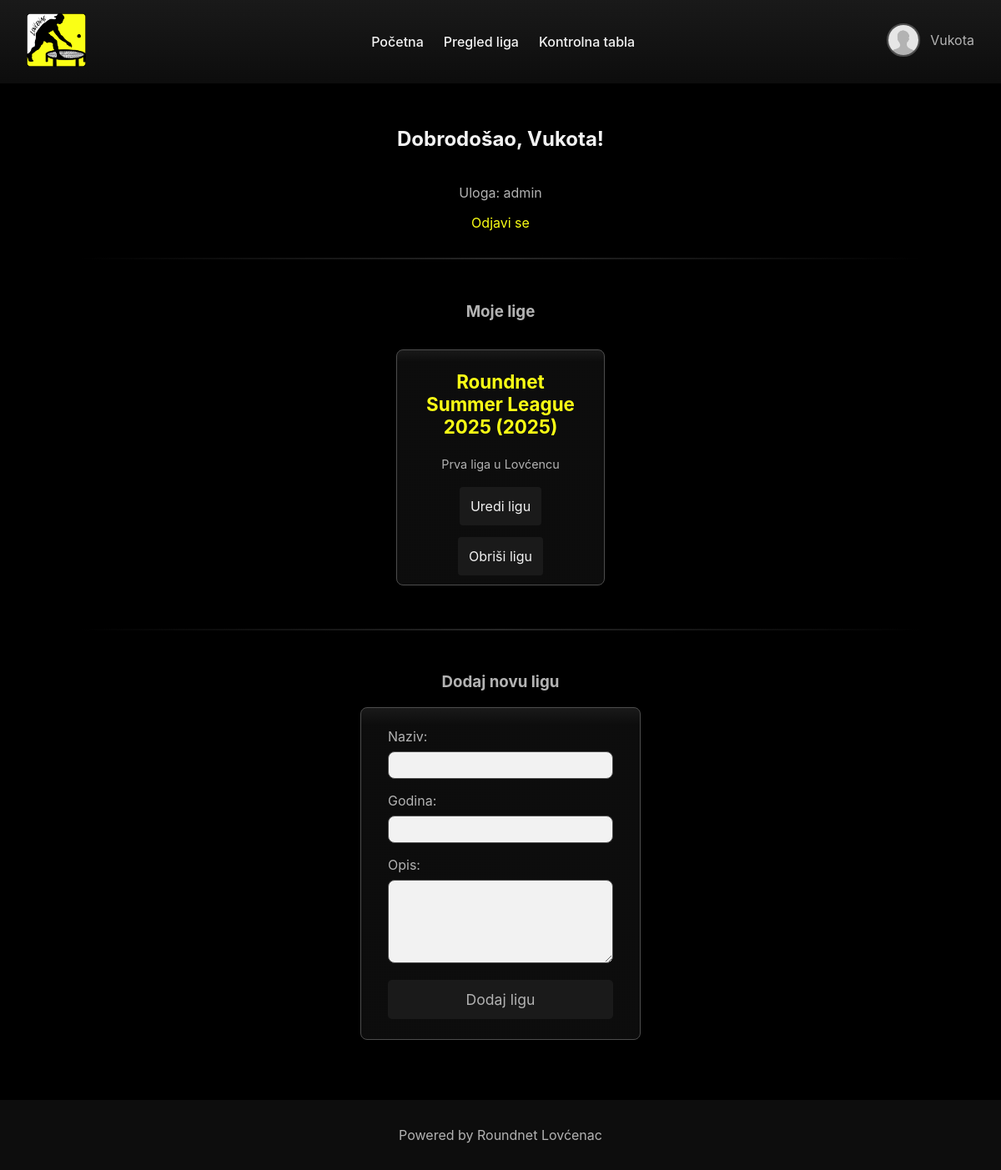
/dashboard.php (signed in), run on the app's committed database.
### tables this page shows
CREATE TABLE leagues (
    id INT AUTO_INCREMENT PRIMARY KEY,
    naziv VARCHAR(100) NOT NULL,
    godina YEAR NOT NULL,
    opis TEXT,
    admin_id INT,
    FOREIGN KEY (admin_id) REFERENCES users(id) ON DELETE SET NULL
);

### includes/db_utils.php (called while the page is built, shortened)
<?php
class DBUtils {
    private $conn;
    public function __construct($configFile = "config.ini") {
        if ($config = parse_ini_file($configFile)) {
            $host = $config["host"];
            $database = $config["database"];
            $user = $config["user"];
            $password = $config["password"];
            $this->conn = new PDO("mysql:host=$host;dbname=$database;charset=utf8", $user, $password);
            $this->conn->setAttribute(PDO::ATTR_ERRMODE, PDO::ERRMODE_EXCEPTION);
        }
    }
    public function getLeagueById($id) {
        try {
            $sql = "SELECT * FROM " . TBL_LEAGUES . " WHERE " . COL_LEAGUE_ID . " = :id";
            $st = $this->conn->prepare($sql);
            $st->bindValue(":id", $id, PDO::PARAM_INT);
            $st->execute();
            return $st->fetch(PDO::FETCH_ASSOC);
        } catch (PDOException $e) {
            return false;
        }
    }
    public function getLeaguesByAdmin($admin_id) {
        try {
            $sql = "SELECT * FROM " . TBL_LEAGUES . " WHERE " . COL_LEAGUE_ADMIN_ID . " = :admin_id";
            $st = $this->conn->prepare($sql);
            $st->bindValue(":admin_id", $admin_id, PDO::PARAM_INT);
            $st->execute();
            return $st->fetchAll(PDO::FETCH_ASSOC);
        } catch (PDOException $e) {
            return [];
        }
    }
}
?>

### classes/League.php (called while the page is built, shortened)
<?php
    require_once(__DIR__ . "/../includes/db_utils.php");
    class League {
        private $id;
        private $naziv;
        private $godina;
        private $opis;
        public function __construct($id = null) {
            $this->db = new DBUtils();
            if ($id) {
                $data = $this->db->getLeagueById($id);
                if ($data) {
                    $this->id = $data['id'];
                    $this->naziv = $data['naziv'];
                    $this->godina = $data['godina'];
                    $this->opis = $data['opis'];
                }
            }
        }
        public function getId() { return $this->id; }
        public function getNaziv() { return $this->naziv; }
        public function getGodina() { return $this->godina; }
        public function getOpis() { return $this->opis; }
    }
?>

### dashboard.php (the view, shortened to what this page needs)
<?php
    require_once("includes/db_utils.php");
    require_once("classes/League.php");
    $db = new DBUtils();
    $user = $_SESSION['user'];
?>
<!DOCTYPE html>
<html>
<head>
    <link rel="stylesheet" href="css/style.css">
</head>
<body>
<?php include("includes/header.php") ?>
<div id="main">
    <h2>
        <?= ($user['gender'] === 'm' ? "Dobrodošao, " : "Dobrodošla, ") . htmlspecialchars($user['ime']); ?>!
    </h2>
    <p>Uloga: <?= htmlspecialchars($user['uloga']) ?></p>
    <a href="logout.php">Odjavi se</a>
    <?php if ($user['uloga'] === 'admin'): ?>
    <hr>
        <h3>Moje lige</h3>
    <?php
        $leagues = $db->getLeaguesByAdmin($user['id']);
        if (empty($leagues)) {
            echo "<p>Niste kreirali nijednu ligu.</p>";
        } else {
            echo '<div class="cards-container">';
            foreach ($leagues as $leagueData) {
                $league = new League($leagueData['id']);
                ?>
                <div class="league-card">
                    <h3><?= htmlspecialchars($league->getNaziv()) . " ({$league->getGodina()})" ?></h3>
                    <p><?= htmlspecialchars($league->getOpis()) ?></p>
                    <a id="viewLeague" href="edit_league.php?id=<?= $league->getId() ?>">Uredi ligu</a> <br><br><br>
                    <a id="viewLeague" class="del" href="?delete_league=<?= $league->getId() ?>"
                    onclick="return confirm('Da li ste sigurni da želite obrisati ligu?')">
                    Obriši ligu
                    </a>
                </div>
                <?php
            }
            echo '</div>';
        }
        ?>
        <br><hr>
        <h3>Dodaj novu ligu</h3>
        <form method="post">
            <label for="naziv">Naziv:</label>
            <input type="text" name="naziv" id="naziv" required>
            <label for="godina">Godina:</label>
            <input type="number" name="godina" id="godina" min="2022" max="2030" required>
            <label for="opis">Opis:</label>
            <textarea name="opis" id="opis"></textarea>
            <button type="submit" name="add_league">Dodaj ligu</button>
        </form><br><br>
    <?php endif; ?>
</div>
</body>
</html>

### css/style.css (style rules this page uses)
*, *::before, *::after { box-sizing: border-box; }
:root { --bg-dark: hsl(0 0% 0%); --bg: hsl(0 0% 5%); --bg-light: hsl(0 0% 10%); --accent: hsl(61.28, 100%, 54.12%); --accent-muted: hsl(61.28, 100%, 44.12%); --alert: hsl(0, 100%, 54.12%); --ff: "Work sans", "Inter", sans-serif; --text: hsl(0 0% 95%); --text-muted: hsl(0 0% 70%); --highlight: hsl(0 0% 60%); --border: hsl(0 0% 30%); --gradient: linear-gradient(0deg, var(--bg) 95%, var(--bg-light)); --gradient-hover: linear-gradient(0deg, var(--bg), var(--bg-light)); font-family: var(--ff); }
html, body { height: 100%; margin: 0; font-family: var(--ff); background: var(--bg-dark); color: var(--text-muted); display: flex; flex-direction: column; }
#main { flex: 1; width: 100%; max-width: 400px; margin: 0 auto; padding: 2rem; border-radius: 8px; display: flex; flex-direction: column; align-items: center; }
h2 { margin-bottom: 1.5rem; color: var(--text); }
form textarea { width: 100%; min-height: 100px; padding: 0.5rem; margin-bottom: 1rem; border: 0.1rem solid var(--border); border-radius: 0.5rem; background-color: var(--text); font-family: var(--ff); font-size: 1rem; resize: vertical; }
#main a { color: var(--accent); text-decoration: underline transparent; transition: 200ms; }
footer { width: 100%; text-align: center; padding: 1rem; background: var(--bg); color: var(--text-muted); }
.footer-link { color: var(--text-muted); text-decoration: none; transition: 0.3s; }
form { background: var(--gradient); padding: 1.5rem 2rem; border: 0.05rem solid var(--border); border-radius: 0.5rem; width: 100%; max-width: 400px; }
form label { display: block; margin-bottom: 0.5rem; color: var(--text-muted); }
form input, form select { width: 100%; padding: 0.5rem; margin-bottom: 1rem; border: 0.1rem solid var(--border); border-radius: 0.5rem; background-color: var(--text); }
form button { font-family: var(--ff); width: 100%; padding: 0.8rem; background-color: var(--bg-light); color: var(--text-muted); font-size: 1.1rem; border: none; border-radius: 5px; cursor: pointer; transition: 250ms; }
.cards-container { display: flex; flex-wrap: wrap; gap: 1.5rem; justify-content: center; margin-top: 1rem; width: 100%; max-width: 1000px; }
.league-card { background: var(--gradient); border: 0.05rem solid var(--border); border-radius: 0.5rem; padding: 1.5rem; width: 250px; text-align: center; color: var(--text); transition: transform 0.2s; }
.league-card h3 { margin-top: 0; font-size: 1.4rem; color: var(--accent); }
.league-card p { font-size: 0.9rem; color: var(--text-muted); margin-bottom: 2rem; }
.league-card #viewLeague { width: 100%; padding: 0.8rem; background-color: var(--bg-light); color: var(--text); border: none; border-radius: 4px; cursor: pointer; transition: 250ms; text-decoration: none; }
hr { border: none; height: 2px; width: 300%; background: linear-gradient( to right, transparent, var(--border), transparent ); margin: 2rem 0; opacity: 0.5; }

### data on the page
leagues: naziv "Roundnet Summer League 2025", godina "2025", opis "Prva liga u Lovćencu"

### other printed values
$_SESSION['user']['ime'] "Vukota"
$user['ime'] "Vukota"
$user['uloga'] "admin"
